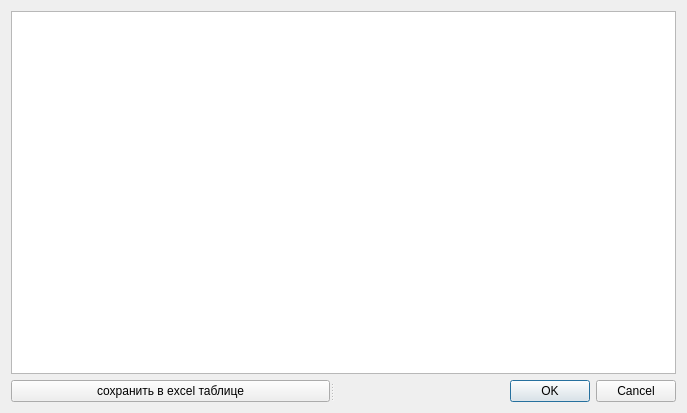
<?xml version="1.0" encoding="UTF-8"?>
<ui version="4.0">
 <class>Autostation</class>
 <widget class="QDialog" name="Autostation">
  <property name="geometry">
   <rect>
    <x>0</x>
    <y>0</y>
    <width>687</width>
    <height>413</height>
   </rect>
  </property>
  <property name="windowTitle">
   <string>Autostation</string>
  </property>
  <layout class="QVBoxLayout" name="verticalLayout">
   <item>
    <widget class="QTableView" name="tableView"/>
   </item>
   <item>
    <widget class="QSplitter" name="splitter">
     <property name="orientation">
      <enum>Qt::Horizontal</enum>
     </property>
     <widget class="QPushButton" name="pushButton">
      <property name="text">
       <string>сохранить в excel таблице</string>
      </property>
     </widget>
     <widget class="QDialogButtonBox" name="buttonBox">
      <property name="orientation">
       <enum>Qt::Horizontal</enum>
      </property>
      <property name="standardButtons">
       <set>QDialogButtonBox::Cancel|QDialogButtonBox::Ok</set>
      </property>
     </widget>
    </widget>
   </item>
  </layout>
 </widget>
 <resources/>
 <connections>
  <connection>
   <sender>buttonBox</sender>
   <signal>accepted()</signal>
   <receiver>Autostation</receiver>
   <slot>accept()</slot>
   <hints>
    <hint type="sourcelabel">
     <x>248</x>
     <y>254</y>
    </hint>
    <hint type="destinationlabel">
     <x>157</x>
     <y>274</y>
    </hint>
   </hints>
  </connection>
  <connection>
   <sender>buttonBox</sender>
   <signal>rejected()</signal>
   <receiver>Autostation</receiver>
   <slot>reject()</slot>
   <hints>
    <hint type="sourcelabel">
     <x>316</x>
     <y>260</y>
    </hint>
    <hint type="destinationlabel">
     <x>286</x>
     <y>274</y>
    </hint>
   </hints>
  </connection>
 </connections>
</ui>
